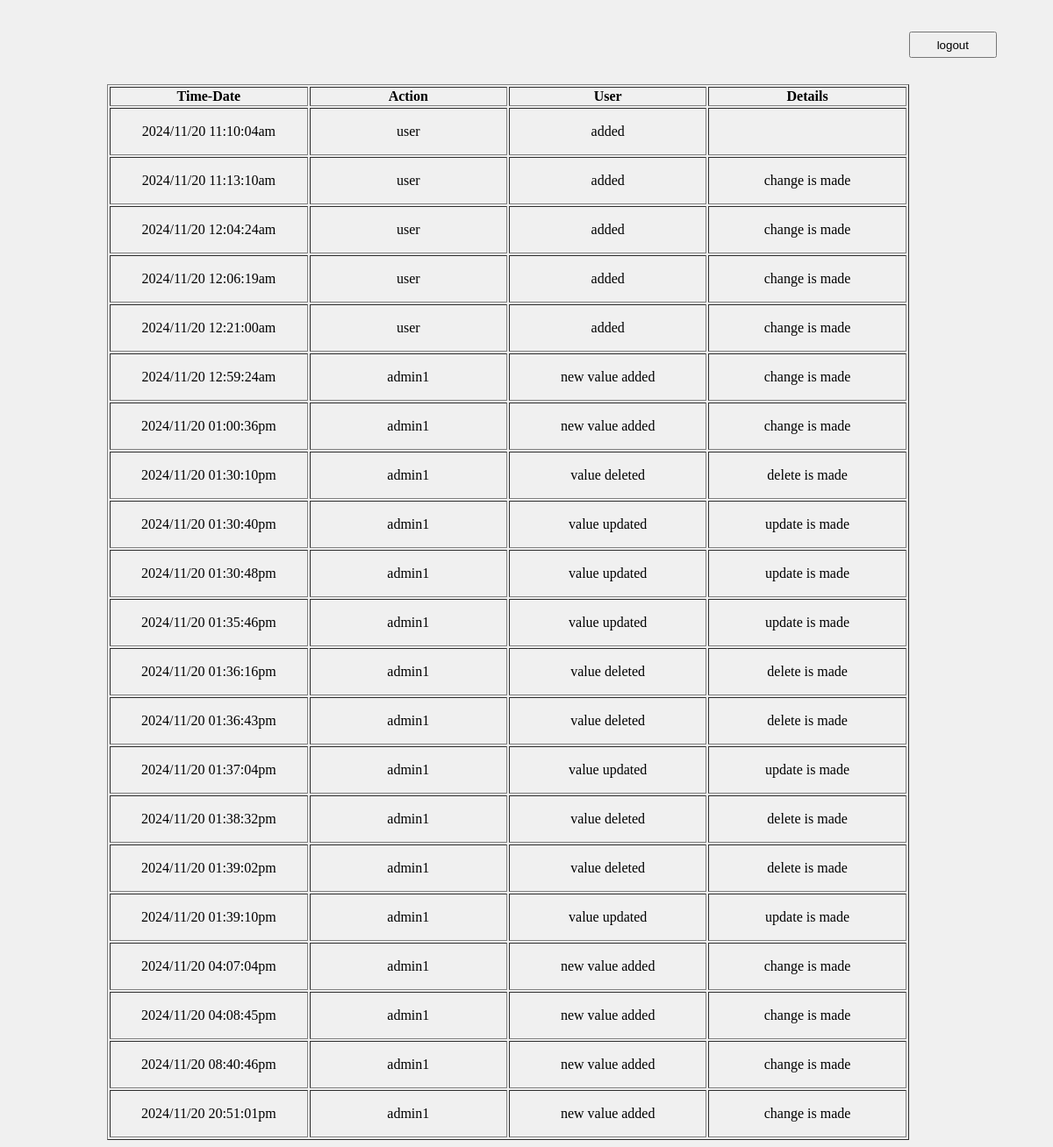
/history.php (signed in), run on the app's committed database.
### tables this page shows
CREATE TABLE `changes` (
  `id` int(3) NOT NULL,
  `action` varchar(30) NOT NULL,
  `user` varchar(20) NOT NULL,
  `details` varchar(255) NOT NULL,
  `date` varchar(30) NOT NULL,
  `time` varchar(30) NOT NULL
);

### history.php (the view, shortened to what this page needs)
<?php
    include "database.php";
?>
<!DOCTYPE html>
<html lang="en">
<head>
</head>
<body>
    <div>
        <a href="javascript:history.back()"> <box-icon name='arrow-back'></box-icon></a>
        <?php include "logout.php"; ?>
    </div>
    <div id="table">
        <?php
                $query = "select * from changes";
                $result = mysqli_query($conn,$query);
                $data = [];
                if(mysqli_num_rows($result) >0){
                    while($row = mysqli_fetch_assoc($result)){
                        $data[] = $row;
                    }
                }
        ?>
        <table border="1">
            <tr>
                <th>Time-Date</th>
                <th>Action</th>
                <th>User</th>
                <th>Details</th>
            </tr>
            <?php foreach ($data as $value): ?>
                <tr>
                    <td> <?php echo $value['date']." ".$value['time'] ?> </td>
                    <td> <?php echo $value['user'] ?> </td>
                    <td> <?php echo $value['action'] ?> </td>
                    <td> <?php echo $value['details'] ?> </td>
                </tr>
            <?php endforeach; ?>
        </table>
    </div>
</body>
</html>

### history.php (style rules this page uses)
body { background-color: #f0f0f0; }
#table { display: flex; justify-content: center; align-items: center; }
table { width:80%; margin-top: 30px; }
td { width:10%; height:50px; text-align: center; }

### logout.php (style rules this page uses)
body { margin-right:50px ; }

### data on the page
changes: date "2024/11/20", time "11:10:04am", user "user", action "added"
changes: date "2024/11/20", time "11:13:10am", user "user", action "added", details "change is made"
changes: date "2024/11/20", time "12:04:24am", user "user", action "added", details "change is made"
changes: date "2024/11/20", time "12:06:19am", user "user", action "added", details "change is made"
changes: date "2024/11/20", time "12:21:00am", user "user", action "added", details "change is made"
changes: date "2024/11/20", time "12:59:24am", user "admin1", action "new value added", details "change is made"
changes: date "2024/11/20", time "01:00:36pm", user "admin1", action "new value added", details "change is made"
changes: date "2024/11/20", time "01:30:10pm", user "admin1", action "value deleted", details "delete is made"
changes: date "2024/11/20", time "01:30:40pm", user "admin1", action "value updated", details "update is made"
changes: date "2024/11/20", time "01:30:48pm", user "admin1", action "value updated", details "update is made"
changes: date "2024/11/20", time "01:35:46pm", user "admin1", action "value updated", details "update is made"
changes: date "2024/11/20", time "01:36:16pm", user "admin1", action "value deleted", details "delete is made"
changes: date "2024/11/20", time "01:36:43pm", user "admin1", action "value deleted", details "delete is made"
changes: date "2024/11/20", time "01:37:04pm", user "admin1", action "value updated", details "update is made"
changes: date "2024/11/20", time "01:38:32pm", user "admin1", action "value deleted", details "delete is made"
changes: date "2024/11/20", time "01:39:02pm", user "admin1", action "value deleted", details "delete is made"
changes: date "2024/11/20", time "01:39:10pm", user "admin1", action "value updated", details "update is made"
changes: date "2024/11/20", time "04:07:04pm", user "admin1", action "new value added", details "change is made"
changes: date "2024/11/20", time "04:08:45pm", user "admin1", action "new value added", details "change is made"
changes: date "2024/11/20", time "08:40:46pm", user "admin1", action "new value added", details "change is made"
changes: date "2024/11/20", time "20:51:01pm", user "admin1", action "new value added", details "change is made"
